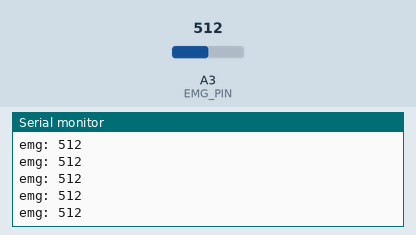
Simulated run of this sketch. Board: Arduino Uno, built with avr-gcc and run on an emulated ATmega328P. On the bench: the last lines printed to the serial monitor. The test bench sets the inputs (shaded band); at power-on: A3 (EMG_PIN) = 512.

Above: at 1.2 s.
1.3 s: A3 (EMG_PIN) set to 716
At 1.68 s:
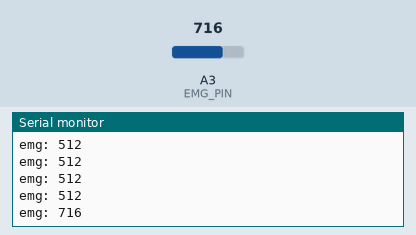
2.8 s: A3 (EMG_PIN) set to 900
At 2.93 s:
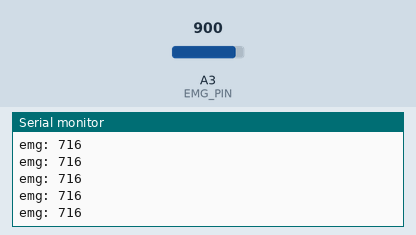
Timing chart, 0 to 5.8 s (numbered marks = the images above; inputs shaded):
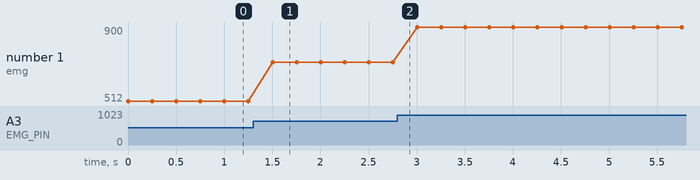

Measured:
- after the input at 1.3 s, the serial monitor: prints a new line after 0.20 s (image 1)
- plotted number 1: 512 → 716 after the input at 1.3 s, 716 → 900 after the input at 2.8 s

The sketch:

emg_poc.ino
```cpp
/*
  This snippet is to see how the EMG works with the Arduino.

  The ouput is connected to A3, and at first when we DIDNT connect the ardunio ground
  to the circuit ground, it acted like so:

  1. Reading was aroudn 1023, arm unlfex
  2. Arm flex, reading eventually go to 0
  3. Arm flex again, readings dont change, then go back to 1020 after a few seconds

  Whwen we DID connect the grounds together, the readings were all over the place (100-400
  when not flexing). Soooooo 🤷
*/

const int EMG_PIN = A3; // Pin connected to voltage divider output

void setup()
{
  Serial.begin(9600);
  pinMode(EMG_PIN, INPUT);
}

void loop()
{
  int emgRead = analogRead(EMG_PIN);
  Serial.println("emg: " + String(emgRead));
  delay(250);
}
```
